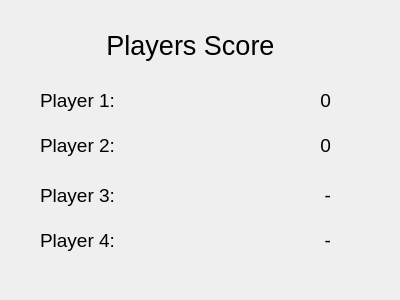
<?xml version="1.0" encoding="UTF-8"?>
<ui version="4.0">
 <class>StatistikWindow</class>
 <widget class="QDialog" name="StatistikWindow">
  <property name="geometry">
   <rect>
    <x>0</x>
    <y>0</y>
    <width>400</width>
    <height>300</height>
   </rect>
  </property>
  <property name="windowTitle">
   <string>Dialog</string>
  </property>
  <widget class="QLabel" name="label">
   <property name="geometry">
    <rect>
     <x>70</x>
     <y>10</y>
     <width>241</width>
     <height>71</height>
    </rect>
   </property>
   <property name="styleSheet">
    <string notr="true">font-size: 20pt;</string>
   </property>
   <property name="text">
    <string>Players Score</string>
   </property>
   <property name="alignment">
    <set>Qt::AlignCenter</set>
   </property>
  </widget>
  <widget class="QLabel" name="pl1">
   <property name="geometry">
    <rect>
     <x>40</x>
     <y>80</y>
     <width>91</width>
     <height>41</height>
    </rect>
   </property>
   <property name="styleSheet">
    <string notr="true">font-size: 14pt;</string>
   </property>
   <property name="text">
    <string>Player 1:</string>
   </property>
  </widget>
  <widget class="QLabel" name="pl2">
   <property name="geometry">
    <rect>
     <x>40</x>
     <y>130</y>
     <width>91</width>
     <height>31</height>
    </rect>
   </property>
   <property name="styleSheet">
    <string notr="true">font-size: 14pt;</string>
   </property>
   <property name="text">
    <string>Player 2:</string>
   </property>
  </widget>
  <widget class="QLabel" name="pl3">
   <property name="geometry">
    <rect>
     <x>40</x>
     <y>180</y>
     <width>91</width>
     <height>31</height>
    </rect>
   </property>
   <property name="styleSheet">
    <string notr="true">font-size: 14pt;</string>
   </property>
   <property name="text">
    <string>Player 3:</string>
   </property>
  </widget>
  <widget class="QLabel" name="pl4">
   <property name="geometry">
    <rect>
     <x>40</x>
     <y>220</y>
     <width>91</width>
     <height>41</height>
    </rect>
   </property>
   <property name="styleSheet">
    <string notr="true">font-size: 14pt;</string>
   </property>
   <property name="text">
    <string>Player 4:</string>
   </property>
  </widget>
  <widget class="QLabel" name="score4">
   <property name="geometry">
    <rect>
     <x>250</x>
     <y>220</y>
     <width>81</width>
     <height>41</height>
    </rect>
   </property>
   <property name="layoutDirection">
    <enum>Qt::LeftToRight</enum>
   </property>
   <property name="styleSheet">
    <string notr="true">font-size: 14pt;</string>
   </property>
   <property name="text">
    <string>-</string>
   </property>
   <property name="alignment">
    <set>Qt::AlignRight|Qt::AlignTrailing|Qt::AlignVCenter</set>
   </property>
  </widget>
  <widget class="QLabel" name="score1">
   <property name="geometry">
    <rect>
     <x>250</x>
     <y>80</y>
     <width>81</width>
     <height>41</height>
    </rect>
   </property>
   <property name="layoutDirection">
    <enum>Qt::LeftToRight</enum>
   </property>
   <property name="styleSheet">
    <string notr="true">font-size: 14pt;</string>
   </property>
   <property name="text">
    <string>0</string>
   </property>
   <property name="alignment">
    <set>Qt::AlignRight|Qt::AlignTrailing|Qt::AlignVCenter</set>
   </property>
  </widget>
  <widget class="QLabel" name="score2">
   <property name="geometry">
    <rect>
     <x>250</x>
     <y>130</y>
     <width>81</width>
     <height>31</height>
    </rect>
   </property>
   <property name="layoutDirection">
    <enum>Qt::LeftToRight</enum>
   </property>
   <property name="styleSheet">
    <string notr="true">font-size: 14pt;</string>
   </property>
   <property name="text">
    <string>0</string>
   </property>
   <property name="alignment">
    <set>Qt::AlignRight|Qt::AlignTrailing|Qt::AlignVCenter</set>
   </property>
  </widget>
  <widget class="QLabel" name="score3">
   <property name="geometry">
    <rect>
     <x>250</x>
     <y>180</y>
     <width>81</width>
     <height>31</height>
    </rect>
   </property>
   <property name="layoutDirection">
    <enum>Qt::LeftToRight</enum>
   </property>
   <property name="styleSheet">
    <string notr="true">font-size: 14pt;</string>
   </property>
   <property name="text">
    <string>-</string>
   </property>
   <property name="alignment">
    <set>Qt::AlignRight|Qt::AlignTrailing|Qt::AlignVCenter</set>
   </property>
  </widget>
 </widget>
 <resources/>
 <connections/>
</ui>
